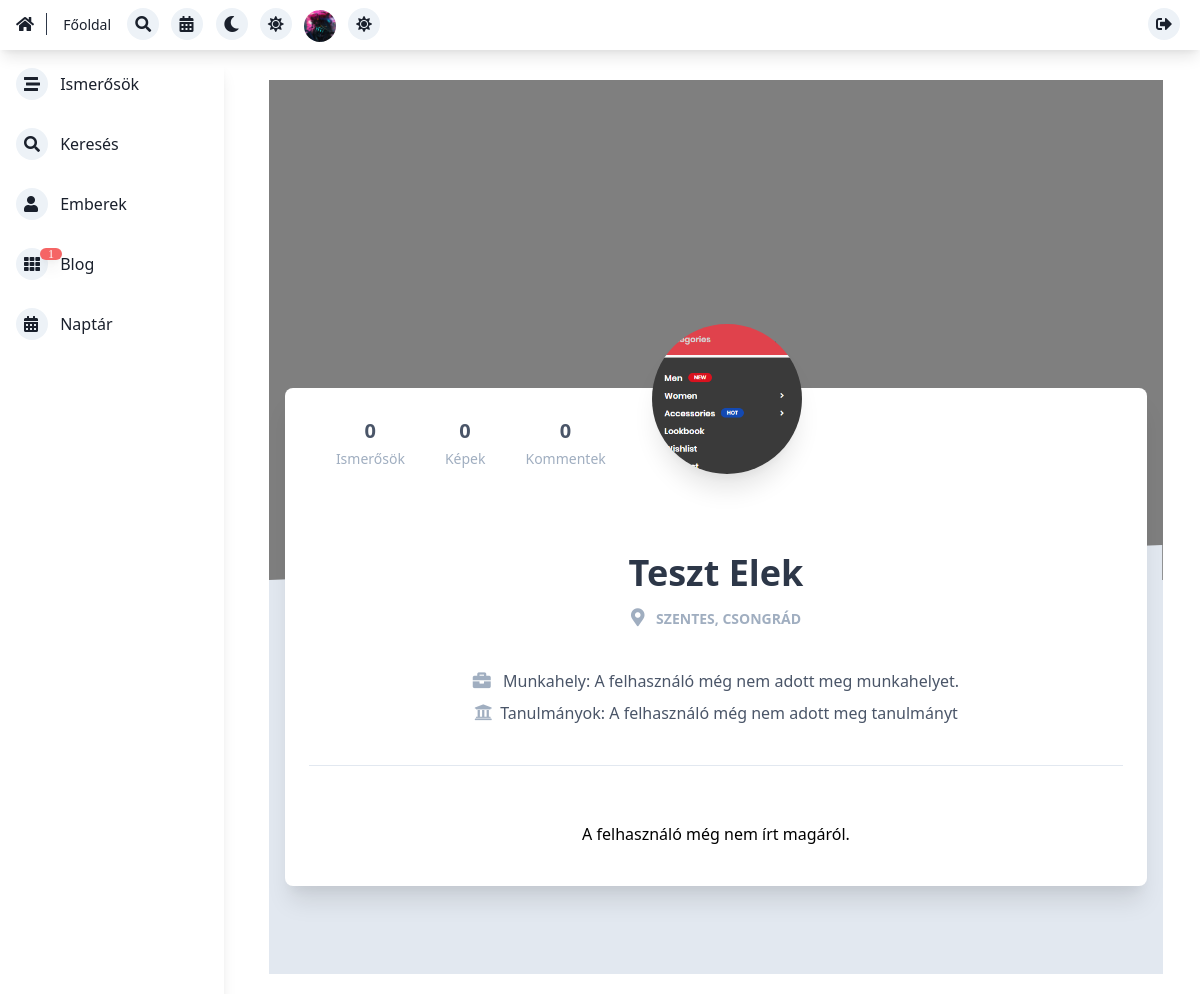
The app's page /php_main/inside/other_profile.php?id=2 (signed in) with its own data.
### tables this page shows
CREATE TABLE `users` (
  `user_id` int(11) NOT NULL,
  `user_first_name` varchar(30) NOT NULL,
  `user_second_name` varchar(30) NOT NULL,
  `user_password` varchar(10) NOT NULL,
  `user_email` varchar(30) NOT NULL,
  `user_bio` varchar(500) NOT NULL DEFAULT 'A felhasználó még nem írt magáról.',
  `user_work_place` varchar(50) NOT NULL DEFAULT 'A felhasználó még nem adott meg munkahelyet.',
  `user_school` varchar(50) NOT NULL DEFAULT 'A felhasználó még nem adott meg tanulmányt',
  `user_profile_puc` varchar(30) NOT NULL DEFAULT 'user-profile.jpg',
  `user_bg_pic` varchar(50) NOT NULL DEFAULT 'basicbackground.jpg',
  `user_city` varchar(30) NOT NULL,
  `user_county` varchar(30) NOT NULL,
  `user_zipcode` int(5) NOT NULL,
  `user_regdate` datetime NOT NULL,
  `user_last_login` datetime NOT NULL
);

### php_components/inside/other_profile_inside.php (the view, shortened to what this page needs)
<?php
  $current_user_id = intval($_GET['id']);
  $sql = "SELECT * FROM users WHERE user_id = ?";
  $stmt = $dbc-> prepare($sql);
  $stmt -> bind_param("i",$current_user_id);
  $stmt -> execute();
  $res = $stmt->get_result();
  $row = $res->fetch_assoc();
  ?>
  <main style="margin-left: 20%;width: 77%;" class="profile-page">
    <section class="relative block" style="height: 500px;">
      <div
        class="top-auto bottom-0 left-0 right-0 w-full absolute pointer-events-none overflow-hidden"
        style="height: 70px; transform: translateZ(0px);"
      >
      </div>
    </section>
    <section id="profsec" class="relative py-16 bg-gray-300">
      <div class="container mx-auto px-4">
        <div id="profesc2"
          class="relative flex flex-col min-w-0 break-words bg-white w-full mb-6 shadow-xl rounded-lg -mt-64"
        >
          <div class="px-6">
            <div class="flex flex-wrap justify-center">
              <div
                class="w-full lg:w-3/12 px-4 lg:order-2 flex justify-center"
              >
                <div class="relative">
                  <img
                      id="profipic"
                    alt="..."
                    src="../../storage/img/users/<?php echo $row['user_profile_puc'];?>"
                    class="shadow-xl rounded-full h-auto align-middle border-none absolute -m-16 -ml-20 lg:-ml-16 "
                    style="max-width: 150px;min-width:150px;height:150px;object-fit:cover;"
                  />
                </div>
              </div>
              <div class="w-full lg:w-4/12 px-4 lg:order-1">
                <div class="flex justify-center py-4 lg:pt-4 pt-8">
                  <div class="mr-4 p-3 text-center">
                    <span
                      class="counter text-xl font-bold block uppercase tracking-wide text-gray-700"
                      >0</span
                    ><span class="text-sm text-gray-500">Ismerősök</span>
                  </div>
                  <div class="mr-4 p-3 text-center">
                    <span
                      class="counter text-xl font-bold block uppercase tracking-wide text-gray-700"
                      >0</span
                    ><span class="text-sm text-gray-500">Képek</span>
                  </div>
                  <div class="lg:mr-4 p-3 text-center">
                    <span
                      class="counter text-xl font-bold block uppercase tracking-wide text-gray-700"
                      >0</span
                    ><span class="text-sm text-gray-500">Kommentek</span>
                  </div>
                </div>
              </div>
            </div>
            <div class="text-center mt-12">
              <h3 id="name"
                class="text-4xl font-semibold leading-normal mb-2 text-gray-800 mb-2"
              >
                  <?php echo $row['user_first_name']. " " .$row['user_second_name'];?>
              </h3>
              <div id="profdesc"
                class="text-sm leading-normal mt-0 mb-2 text-gray-500 font-bold uppercase"
              >
                <i
                  class="fas fa-map-marker-alt mr-2 text-lg text-gray-500"
                ></i>
                  <?php echo $row['user_city'] . ", " . $row['user_county'];?>
              </div>
              <div  class="mb-2 text-gray-700 mt-10">
                <i class="fas fa-briefcase mr-2 text-lg text-gray-500"></i>
                Munkahely: <div id="user-workplace" style="display:inline-block" contenteditable="false"><?php echo  $row["user_work_place"];?></div>
              </div>
              <div class="mb-2 text-gray-700">
                <i class="fas fa-university mr-2 text-lg text-gray-500"></i
                >Tanulmányok:  <div id="user-study" style="display:inline-block" contenteditable="false"><?php echo  $row["user_school"];?></div>
              </div>
            </div>
            <div class="mt-10 py-10 border-t border-gray-300 text-center">
              <div class="flex flex-wrap justify-center">
                <div class="w-full lg:w-9/12 px-4">
                  <p class="mb-4 text-lg leading-relaxed text-gray-800">
                  <div id="user-bio" contenteditable="false"><?php echo $row['user_bio'];?></div>
                  </p>
                </div>
              </div>
            </div>
          </div>
        </div>
      </div>
    </section>
  </main>

### records on screen
users: user_profile_puc (picture), user_first_name "Teszt", user_second_name "Elek", user_city "SZENTES", user_county "CSONGRÁD", user_work_place "A felhasználó még nem adott meg munkahelyet.", user_school "A felhasználó még nem adott meg tanulmányt", user_bio "A felhasználó még nem írt magáról."

### other values on screen
$count "1"
